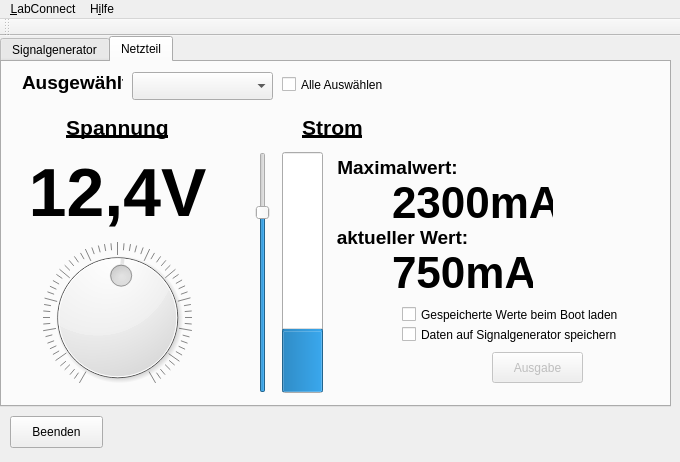
<?xml version="1.0" encoding="UTF-8"?>
<ui version="4.0">
 <class>LabConnect</class>
 <widget class="QMainWindow" name="LabConnect">
  <property name="enabled">
   <bool>true</bool>
  </property>
  <property name="geometry">
   <rect>
    <x>0</x>
    <y>0</y>
    <width>680</width>
    <height>462</height>
   </rect>
  </property>
  <property name="acceptDrops">
   <bool>false</bool>
  </property>
  <property name="windowTitle">
   <string>LabConnect</string>
  </property>
  <widget class="QWidget" name="centralWidget">
   <widget class="QTabWidget" name="tabWidget">
    <property name="geometry">
     <rect>
      <x>0</x>
      <y>0</y>
      <width>671</width>
      <height>371</height>
     </rect>
    </property>
    <property name="currentIndex">
     <number>1</number>
    </property>
    <widget class="QWidget" name="tab">
     <attribute name="title">
      <string>Signalgenerator</string>
     </attribute>
     <widget class="QLabel" name="label_6">
      <property name="geometry">
       <rect>
        <x>280</x>
        <y>300</y>
        <width>16</width>
        <height>31</height>
       </rect>
      </property>
      <property name="font">
       <font>
        <pointsize>14</pointsize>
        <weight>75</weight>
        <bold>true</bold>
       </font>
      </property>
      <property name="text">
       <string>V</string>
      </property>
     </widget>
     <widget class="QDial" name="dial">
      <property name="geometry">
       <rect>
        <x>510</x>
        <y>84</y>
        <width>151</width>
        <height>141</height>
       </rect>
      </property>
      <property name="cursor">
       <cursorShape>OpenHandCursor</cursorShape>
      </property>
      <property name="mouseTracking">
       <bool>false</bool>
      </property>
      <property name="maximum">
       <number>100</number>
      </property>
      <property name="wrapping">
       <bool>true</bool>
      </property>
      <property name="notchesVisible">
       <bool>true</bool>
      </property>
     </widget>
     <widget class="QDoubleSpinBox" name="u_out">
      <property name="geometry">
       <rect>
        <x>210</x>
        <y>270</y>
        <width>68</width>
        <height>24</height>
       </rect>
      </property>
      <property name="minimum">
       <double>1.000000000000000</double>
      </property>
      <property name="maximum">
       <double>12.000000000000000</double>
      </property>
      <property name="singleStep">
       <double>0.050000000000000</double>
      </property>
     </widget>
     <widget class="QDoubleSpinBox" name="u_offset">
      <property name="geometry">
       <rect>
        <x>210</x>
        <y>300</y>
        <width>68</width>
        <height>24</height>
       </rect>
      </property>
      <property name="minimum">
       <double>-6.000000000000000</double>
      </property>
      <property name="maximum">
       <double>6.000000000000000</double>
      </property>
      <property name="singleStep">
       <double>0.100000000000000</double>
      </property>
     </widget>
     <widget class="QPushButton" name="pushButton">
      <property name="geometry">
       <rect>
        <x>330</x>
        <y>50</y>
        <width>121</width>
        <height>27</height>
       </rect>
      </property>
      <property name="text">
       <string>Manuell setzen</string>
      </property>
     </widget>
     <widget class="QLabel" name="label_5">
      <property name="geometry">
       <rect>
        <x>20</x>
        <y>300</y>
        <width>171</width>
        <height>31</height>
       </rect>
      </property>
      <property name="font">
       <font>
        <pointsize>14</pointsize>
        <weight>75</weight>
        <bold>true</bold>
       </font>
      </property>
      <property name="text">
       <string>Offsetspannung</string>
      </property>
     </widget>
     <widget class="QLCDNumber" name="lcdNumber">
      <property name="geometry">
       <rect>
        <x>10</x>
        <y>94</y>
        <width>491</width>
        <height>121</height>
       </rect>
      </property>
      <property name="acceptDrops">
       <bool>false</bool>
      </property>
      <property name="frameShape">
       <enum>QFrame::WinPanel</enum>
      </property>
      <property name="frameShadow">
       <enum>QFrame::Raised</enum>
      </property>
      <property name="smallDecimalPoint">
       <bool>false</bool>
      </property>
      <property name="digitCount">
       <number>8</number>
      </property>
      <property name="mode">
       <enum>QLCDNumber::Dec</enum>
      </property>
      <property name="segmentStyle">
       <enum>QLCDNumber::Filled</enum>
      </property>
      <property name="value" stdset="0">
       <double>1750.000000000000000</double>
      </property>
      <property name="intValue" stdset="0">
       <number>1750</number>
      </property>
     </widget>
     <widget class="QLabel" name="label_4">
      <property name="geometry">
       <rect>
        <x>20</x>
        <y>260</y>
        <width>171</width>
        <height>31</height>
       </rect>
      </property>
      <property name="font">
       <font>
        <pointsize>14</pointsize>
        <weight>75</weight>
        <bold>true</bold>
       </font>
      </property>
      <property name="text">
       <string>Ausgangsspannung</string>
      </property>
     </widget>
     <widget class="QPushButton" name="commit_button">
      <property name="enabled">
       <bool>false</bool>
      </property>
      <property name="geometry">
       <rect>
        <x>490</x>
        <y>290</y>
        <width>91</width>
        <height>31</height>
       </rect>
      </property>
      <property name="text">
       <string>Ausgabe</string>
      </property>
     </widget>
     <widget class="QLabel" name="label">
      <property name="geometry">
       <rect>
        <x>20</x>
        <y>50</y>
        <width>91</width>
        <height>21</height>
       </rect>
      </property>
      <property name="font">
       <font>
        <pointsize>14</pointsize>
        <weight>75</weight>
        <bold>true</bold>
       </font>
      </property>
      <property name="text">
       <string>Frequenz</string>
      </property>
     </widget>
     <widget class="QComboBox" name="form_out">
      <property name="geometry">
       <rect>
        <x>210</x>
        <y>240</y>
        <width>91</width>
        <height>27</height>
       </rect>
      </property>
      <property name="currentIndex">
       <number>0</number>
      </property>
      <item>
       <property name="text">
        <string>Sinus</string>
       </property>
      </item>
      <item>
       <property name="text">
        <string>Dreieck</string>
       </property>
      </item>
      <item>
       <property name="text">
        <string>Rechteck</string>
       </property>
      </item>
     </widget>
     <widget class="QComboBox" name="comboBox_2">
      <property name="geometry">
       <rect>
        <x>262</x>
        <y>50</y>
        <width>61</width>
        <height>27</height>
       </rect>
      </property>
      <property name="currentIndex">
       <number>2</number>
      </property>
      <item>
       <property name="text">
        <string>Hz</string>
       </property>
      </item>
      <item>
       <property name="text">
        <string>kHz</string>
       </property>
      </item>
      <item>
       <property name="text">
        <string>MHz</string>
       </property>
      </item>
     </widget>
     <widget class="QComboBox" name="comboBox">
      <property name="geometry">
       <rect>
        <x>560</x>
        <y>50</y>
        <width>91</width>
        <height>27</height>
       </rect>
      </property>
      <property name="currentIndex">
       <number>6</number>
      </property>
      <item>
       <property name="text">
        <string>1 Hz</string>
       </property>
      </item>
      <item>
       <property name="text">
        <string>5 Hz</string>
       </property>
      </item>
      <item>
       <property name="text">
        <string>10 Hz</string>
       </property>
      </item>
      <item>
       <property name="text">
        <string>50 Hz</string>
       </property>
      </item>
      <item>
       <property name="text">
        <string>100 Hz</string>
       </property>
      </item>
      <item>
       <property name="text">
        <string>500 Hz</string>
       </property>
      </item>
      <item>
       <property name="text">
        <string>1 kHz</string>
       </property>
      </item>
      <item>
       <property name="text">
        <string>5 kHz</string>
       </property>
      </item>
      <item>
       <property name="text">
        <string>10 kHz</string>
       </property>
      </item>
      <item>
       <property name="text">
        <string>50 kHz</string>
       </property>
      </item>
      <item>
       <property name="text">
        <string>100 kHz</string>
       </property>
      </item>
      <item>
       <property name="text">
        <string>500 kHz</string>
       </property>
      </item>
      <item>
       <property name="text">
        <string>1 MHz</string>
       </property>
      </item>
     </widget>
     <widget class="QLineEdit" name="lineEdit">
      <property name="geometry">
       <rect>
        <x>131</x>
        <y>50</y>
        <width>121</width>
        <height>27</height>
       </rect>
      </property>
     </widget>
     <widget class="QLabel" name="label_2">
      <property name="geometry">
       <rect>
        <x>20</x>
        <y>240</y>
        <width>121</width>
        <height>31</height>
       </rect>
      </property>
      <property name="font">
       <font>
        <pointsize>14</pointsize>
        <weight>75</weight>
        <bold>true</bold>
       </font>
      </property>
      <property name="text">
       <string>Signalform</string>
      </property>
     </widget>
     <widget class="QLabel" name="label_3">
      <property name="geometry">
       <rect>
        <x>514</x>
        <y>48</y>
        <width>51</width>
        <height>31</height>
       </rect>
      </property>
      <property name="font">
       <font>
        <pointsize>12</pointsize>
        <weight>75</weight>
        <bold>true</bold>
       </font>
      </property>
      <property name="text">
       <string>Step</string>
      </property>
     </widget>
     <widget class="QLabel" name="label_7">
      <property name="geometry">
       <rect>
        <x>280</x>
        <y>270</y>
        <width>41</width>
        <height>31</height>
       </rect>
      </property>
      <property name="font">
       <font>
        <pointsize>14</pointsize>
        <weight>75</weight>
        <bold>true</bold>
       </font>
      </property>
      <property name="text">
       <string>Vss</string>
      </property>
     </widget>
     <widget class="QComboBox" name="comboBox_3">
      <property name="geometry">
       <rect>
        <x>130</x>
        <y>10</y>
        <width>141</width>
        <height>28</height>
       </rect>
      </property>
     </widget>
     <widget class="QLabel" name="label_8">
      <property name="geometry">
       <rect>
        <x>20</x>
        <y>10</y>
        <width>101</width>
        <height>21</height>
       </rect>
      </property>
      <property name="font">
       <font>
        <pointsize>14</pointsize>
        <weight>75</weight>
        <bold>true</bold>
       </font>
      </property>
      <property name="text">
       <string>Ausgewählt</string>
      </property>
     </widget>
     <widget class="QCheckBox" name="checkBox">
      <property name="geometry">
       <rect>
        <x>280</x>
        <y>10</y>
        <width>121</width>
        <height>25</height>
       </rect>
      </property>
      <property name="text">
       <string>Alle Auswählen</string>
      </property>
     </widget>
     <widget class="QCheckBox" name="checkBox_2">
      <property name="geometry">
       <rect>
        <x>400</x>
        <y>260</y>
        <width>251</width>
        <height>25</height>
       </rect>
      </property>
      <property name="text">
       <string>Daten auf Signalgenerator speichern</string>
      </property>
     </widget>
     <widget class="QCheckBox" name="checkBox_5">
      <property name="geometry">
       <rect>
        <x>400</x>
        <y>240</y>
        <width>251</width>
        <height>25</height>
       </rect>
      </property>
      <property name="text">
       <string>Gespeicherte Werte beim Boot laden</string>
      </property>
     </widget>
    </widget>
    <widget class="QWidget" name="tab_2">
     <attribute name="title">
      <string>Netzteil</string>
     </attribute>
     <widget class="QCheckBox" name="checkBox_3">
      <property name="geometry">
       <rect>
        <x>400</x>
        <y>260</y>
        <width>251</width>
        <height>25</height>
       </rect>
      </property>
      <property name="text">
       <string>Daten auf Signalgenerator speichern</string>
      </property>
     </widget>
     <widget class="QCheckBox" name="checkBox_4">
      <property name="geometry">
       <rect>
        <x>280</x>
        <y>10</y>
        <width>121</width>
        <height>25</height>
       </rect>
      </property>
      <property name="text">
       <string>Alle Auswählen</string>
      </property>
     </widget>
     <widget class="QLabel" name="label_9">
      <property name="geometry">
       <rect>
        <x>20</x>
        <y>10</y>
        <width>101</width>
        <height>21</height>
       </rect>
      </property>
      <property name="font">
       <font>
        <pointsize>14</pointsize>
        <weight>75</weight>
        <bold>true</bold>
       </font>
      </property>
      <property name="text">
       <string>Ausgewählt</string>
      </property>
     </widget>
     <widget class="QPushButton" name="commit_button_2">
      <property name="enabled">
       <bool>false</bool>
      </property>
      <property name="geometry">
       <rect>
        <x>490</x>
        <y>290</y>
        <width>91</width>
        <height>31</height>
       </rect>
      </property>
      <property name="text">
       <string>Ausgabe</string>
      </property>
     </widget>
     <widget class="QComboBox" name="comboBox_4">
      <property name="geometry">
       <rect>
        <x>130</x>
        <y>10</y>
        <width>141</width>
        <height>28</height>
       </rect>
      </property>
      <property name="editable">
       <bool>false</bool>
      </property>
     </widget>
     <widget class="QCheckBox" name="checkBox_6">
      <property name="geometry">
       <rect>
        <x>400</x>
        <y>240</y>
        <width>251</width>
        <height>25</height>
       </rect>
      </property>
      <property name="text">
       <string>Gespeicherte Werte beim Boot laden</string>
      </property>
     </widget>
     <widget class="QDial" name="dial_voltage">
      <property name="geometry">
       <rect>
        <x>30</x>
        <y>180</y>
        <width>171</width>
        <height>151</height>
       </rect>
      </property>
      <property name="maximum">
       <number>240</number>
      </property>
      <property name="value">
       <number>124</number>
      </property>
      <property name="invertedAppearance">
       <bool>false</bool>
      </property>
      <property name="invertedControls">
       <bool>false</bool>
      </property>
      <property name="wrapping">
       <bool>false</bool>
      </property>
      <property name="notchTarget">
       <double>4.000000000000000</double>
      </property>
      <property name="notchesVisible">
       <bool>true</bool>
      </property>
     </widget>
     <widget class="QSlider" name="verticalSlider">
      <property name="geometry">
       <rect>
        <x>250</x>
        <y>90</y>
        <width>21</width>
        <height>241</height>
       </rect>
      </property>
      <property name="maximum">
       <number>3000</number>
      </property>
      <property name="value">
       <number>2300</number>
      </property>
      <property name="orientation">
       <enum>Qt::Vertical</enum>
      </property>
     </widget>
     <widget class="QProgressBar" name="current_bar">
      <property name="geometry">
       <rect>
        <x>280</x>
        <y>90</y>
        <width>41</width>
        <height>241</height>
       </rect>
      </property>
      <property name="maximum">
       <number>3000</number>
      </property>
      <property name="value">
       <number>750</number>
      </property>
      <property name="textVisible">
       <bool>false</bool>
      </property>
      <property name="orientation">
       <enum>Qt::Vertical</enum>
      </property>
     </widget>
     <widget class="QLabel" name="label_10">
      <property name="geometry">
       <rect>
        <x>30</x>
        <y>50</y>
        <width>171</width>
        <height>31</height>
       </rect>
      </property>
      <property name="font">
       <font>
        <pointsize>16</pointsize>
        <weight>75</weight>
        <bold>true</bold>
        <underline>true</underline>
        <strikeout>false</strikeout>
        <kerning>true</kerning>
       </font>
      </property>
      <property name="text">
       <string>Spannung</string>
      </property>
      <property name="alignment">
       <set>Qt::AlignCenter</set>
      </property>
     </widget>
     <widget class="QLabel" name="label_11">
      <property name="geometry">
       <rect>
        <x>280</x>
        <y>50</y>
        <width>101</width>
        <height>31</height>
       </rect>
      </property>
      <property name="font">
       <font>
        <pointsize>16</pointsize>
        <weight>75</weight>
        <bold>true</bold>
        <underline>true</underline>
       </font>
      </property>
      <property name="text">
       <string>Strom</string>
      </property>
      <property name="alignment">
       <set>Qt::AlignCenter</set>
      </property>
     </widget>
     <widget class="QLabel" name="label_12">
      <property name="geometry">
       <rect>
        <x>330</x>
        <y>90</y>
        <width>131</width>
        <height>31</height>
       </rect>
      </property>
      <property name="font">
       <font>
        <pointsize>14</pointsize>
        <weight>75</weight>
        <bold>true</bold>
       </font>
      </property>
      <property name="text">
       <string>Maximalwert:</string>
      </property>
      <property name="alignment">
       <set>Qt::AlignCenter</set>
      </property>
     </widget>
     <widget class="QLabel" name="label_13">
      <property name="geometry">
       <rect>
        <x>330</x>
        <y>160</y>
        <width>141</width>
        <height>31</height>
       </rect>
      </property>
      <property name="font">
       <font>
        <pointsize>14</pointsize>
        <weight>75</weight>
        <bold>true</bold>
       </font>
      </property>
      <property name="text">
       <string>aktueller Wert:</string>
      </property>
      <property name="alignment">
       <set>Qt::AlignCenter</set>
      </property>
     </widget>
     <widget class="QLabel" name="label_14">
      <property name="geometry">
       <rect>
        <x>390</x>
        <y>120</y>
        <width>161</width>
        <height>41</height>
       </rect>
      </property>
      <property name="font">
       <font>
        <pointsize>33</pointsize>
        <weight>75</weight>
        <bold>true</bold>
       </font>
      </property>
      <property name="text">
       <string>2300mA</string>
      </property>
     </widget>
     <widget class="QLabel" name="label_15">
      <property name="geometry">
       <rect>
        <x>390</x>
        <y>190</y>
        <width>141</width>
        <height>41</height>
       </rect>
      </property>
      <property name="font">
       <font>
        <pointsize>33</pointsize>
        <weight>75</weight>
        <bold>true</bold>
       </font>
      </property>
      <property name="text">
       <string>750mA</string>
      </property>
     </widget>
     <widget class="QLabel" name="label_16">
      <property name="geometry">
       <rect>
        <x>20</x>
        <y>90</y>
        <width>191</width>
        <height>81</height>
       </rect>
      </property>
      <property name="font">
       <font>
        <pointsize>51</pointsize>
        <weight>75</weight>
        <bold>true</bold>
       </font>
      </property>
      <property name="text">
       <string>12,4V</string>
      </property>
      <property name="alignment">
       <set>Qt::AlignCenter</set>
      </property>
     </widget>
    </widget>
   </widget>
   <widget class="QPushButton" name="pushButton_2">
    <property name="geometry">
     <rect>
      <x>10</x>
      <y>380</y>
      <width>93</width>
      <height>32</height>
     </rect>
    </property>
    <property name="text">
     <string>Beenden</string>
    </property>
   </widget>
  </widget>
  <widget class="QMenuBar" name="menuBar">
   <property name="geometry">
    <rect>
     <x>0</x>
     <y>0</y>
     <width>680</width>
     <height>26</height>
    </rect>
   </property>
   <widget class="QMenu" name="menuLabConnect">
    <property name="title">
     <string>&amp;LabConnect</string>
    </property>
    <addaction name="actionGer_te_neu_laden"/>
    <addaction name="separator"/>
    <addaction name="actionAlle_Verbindungen_trennen"/>
    <addaction name="actionBeenden"/>
   </widget>
   <widget class="QMenu" name="menu_ber">
    <property name="title">
     <string>H&amp;ilfe</string>
    </property>
    <addaction name="actionCredits"/>
    <addaction name="actionVersion"/>
    <addaction name="separator"/>
    <addaction name="actionHilfe"/>
   </widget>
   <addaction name="menuLabConnect"/>
   <addaction name="menu_ber"/>
  </widget>
  <widget class="QToolBar" name="mainToolBar">
   <property name="acceptDrops">
    <bool>false</bool>
   </property>
   <attribute name="toolBarArea">
    <enum>TopToolBarArea</enum>
   </attribute>
   <attribute name="toolBarBreak">
    <bool>false</bool>
   </attribute>
  </widget>
  <action name="actionGer_te_neu_laden">
   <property name="text">
    <string>&amp;Geräte neu laden</string>
   </property>
  </action>
  <action name="actionAlle_Verbindungen_trennen">
   <property name="text">
    <string>&amp;Alle Verbindungen trennen</string>
   </property>
  </action>
  <action name="actionBeenden">
   <property name="text">
    <string>&amp;Beenden</string>
   </property>
  </action>
  <action name="actionVersion">
   <property name="text">
    <string>&amp;Version</string>
   </property>
  </action>
  <action name="actionCredits">
   <property name="text">
    <string>&amp;Credits</string>
   </property>
  </action>
  <action name="actionHilfe">
   <property name="text">
    <string>&amp;Hilfe</string>
   </property>
  </action>
  <action name="actionEinstellungen_2">
   <property name="text">
    <string>Einstellungen</string>
   </property>
  </action>
 </widget>
 <layoutdefault spacing="6" margin="11"/>
 <resources/>
 <connections/>
</ui>
